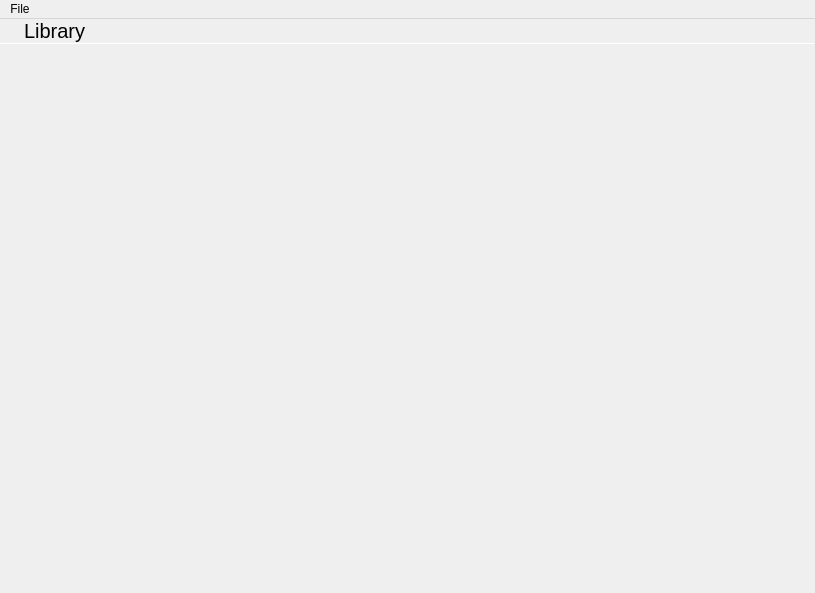
<?xml version="1.0" encoding="UTF-8"?>
<ui version="4.0">
 <class>LibraryWindow</class>
 <widget class="QMainWindow" name="LibraryWindow">
  <property name="geometry">
   <rect>
    <x>0</x>
    <y>0</y>
    <width>815</width>
    <height>593</height>
   </rect>
  </property>
  <property name="windowTitle">
   <string>thePhoto</string>
  </property>
  <property name="autoFillBackground">
   <bool>true</bool>
  </property>
  <widget class="QWidget" name="centralwidget">
   <layout class="QVBoxLayout" name="verticalLayout">
    <property name="spacing">
     <number>0</number>
    </property>
    <property name="leftMargin">
     <number>0</number>
    </property>
    <property name="topMargin">
     <number>0</number>
    </property>
    <property name="rightMargin">
     <number>0</number>
    </property>
    <property name="bottomMargin">
     <number>0</number>
    </property>
    <item>
     <widget class="QWidget" name="headerWidget" native="true">
      <property name="sizePolicy">
       <sizepolicy hsizetype="Preferred" vsizetype="Maximum">
        <horstretch>0</horstretch>
        <verstretch>0</verstretch>
       </sizepolicy>
      </property>
      <property name="autoFillBackground">
       <bool>true</bool>
      </property>
      <layout class="QHBoxLayout" name="horizontalLayout_2">
       <property name="spacing">
        <number>0</number>
       </property>
       <property name="leftMargin">
        <number>0</number>
       </property>
       <property name="topMargin">
        <number>0</number>
       </property>
       <property name="rightMargin">
        <number>0</number>
       </property>
       <property name="bottomMargin">
        <number>0</number>
       </property>
       <item>
        <widget class="QToolButton" name="menuButton">
         <property name="sizePolicy">
          <sizepolicy hsizetype="Preferred" vsizetype="Preferred">
           <horstretch>0</horstretch>
           <verstretch>0</verstretch>
          </sizepolicy>
         </property>
         <property name="text">
          <string/>
         </property>
         <property name="icon">
          <iconset theme="thephoto" resource="resources.qrc">
           <normaloff>:/icons/thephoto.svg</normaloff>:/icons/thephoto.svg</iconset>
         </property>
         <property name="popupMode">
          <enum>QToolButton::InstantPopup</enum>
         </property>
         <property name="autoRaise">
          <bool>true</bool>
         </property>
        </widget>
       </item>
       <item>
        <widget class="tStackedWidget" name="headerBar">
         <property name="currentIndex">
          <number>0</number>
         </property>
         <widget class="QWidget" name="mainHeader">
          <layout class="QHBoxLayout" name="horizontalLayout_3">
           <property name="spacing">
            <number>0</number>
           </property>
           <property name="leftMargin">
            <number>0</number>
           </property>
           <property name="topMargin">
            <number>0</number>
           </property>
           <property name="rightMargin">
            <number>0</number>
           </property>
           <property name="bottomMargin">
            <number>0</number>
           </property>
           <item>
            <widget class="QLabel" name="label">
             <property name="sizePolicy">
              <sizepolicy hsizetype="Expanding" vsizetype="Preferred">
               <horstretch>0</horstretch>
               <verstretch>0</verstretch>
              </sizepolicy>
             </property>
             <property name="font">
              <font>
               <pointsize>15</pointsize>
              </font>
             </property>
             <property name="text">
              <string>Library</string>
             </property>
             <property name="margin">
              <number>9</number>
             </property>
            </widget>
           </item>
          </layout>
         </widget>
         <widget class="QWidget" name="imageHeader">
          <layout class="QHBoxLayout" name="horizontalLayout_4">
           <property name="spacing">
            <number>0</number>
           </property>
           <property name="leftMargin">
            <number>0</number>
           </property>
           <property name="topMargin">
            <number>0</number>
           </property>
           <property name="rightMargin">
            <number>0</number>
           </property>
           <property name="bottomMargin">
            <number>0</number>
           </property>
           <item>
            <widget class="QPushButton" name="backButton">
             <property name="sizePolicy">
              <sizepolicy hsizetype="Preferred" vsizetype="Preferred">
               <horstretch>0</horstretch>
               <verstretch>0</verstretch>
              </sizepolicy>
             </property>
             <property name="text">
              <string/>
             </property>
             <property name="icon">
              <iconset theme="go-previous" resource="icons.qrc">
               <normaloff>:/icons/go-previous.svg</normaloff>:/icons/go-previous.svg</iconset>
             </property>
             <property name="flat">
              <bool>true</bool>
             </property>
            </widget>
           </item>
           <item>
            <widget class="QLabel" name="label_4">
             <property name="sizePolicy">
              <sizepolicy hsizetype="Expanding" vsizetype="Preferred">
               <horstretch>0</horstretch>
               <verstretch>0</verstretch>
              </sizepolicy>
             </property>
             <property name="font">
              <font>
               <pointsize>15</pointsize>
              </font>
             </property>
             <property name="text">
              <string>Image</string>
             </property>
             <property name="margin">
              <number>9</number>
             </property>
            </widget>
           </item>
           <item>
            <widget class="QToolButton" name="editButton">
             <property name="sizePolicy">
              <sizepolicy hsizetype="Preferred" vsizetype="Preferred">
               <horstretch>0</horstretch>
               <verstretch>0</verstretch>
              </sizepolicy>
             </property>
             <property name="text">
              <string/>
             </property>
             <property name="icon">
              <iconset theme="edit-rename">
               <normaloff>.</normaloff>.</iconset>
             </property>
             <property name="autoRaise">
              <bool>true</bool>
             </property>
            </widget>
           </item>
           <item>
            <widget class="QToolButton" name="startSlideshowFromImage">
             <property name="sizePolicy">
              <sizepolicy hsizetype="Minimum" vsizetype="Preferred">
               <horstretch>0</horstretch>
               <verstretch>0</verstretch>
              </sizepolicy>
             </property>
             <property name="text">
              <string/>
             </property>
             <property name="icon">
              <iconset theme="media-playback-start" resource="icons.qrc">
               <normaloff>:/icons/media-playback-start.svg</normaloff>:/icons/media-playback-start.svg</iconset>
             </property>
             <property name="autoRaise">
              <bool>true</bool>
             </property>
            </widget>
           </item>
           <item>
            <widget class="QToolButton" name="deleteButton">
             <property name="sizePolicy">
              <sizepolicy hsizetype="Preferred" vsizetype="Preferred">
               <horstretch>0</horstretch>
               <verstretch>0</verstretch>
              </sizepolicy>
             </property>
             <property name="text">
              <string/>
             </property>
             <property name="icon">
              <iconset theme="edit-delete" resource="icons.qrc">
               <normaloff>:/icons/edit-delete.svg</normaloff>:/icons/edit-delete.svg</iconset>
             </property>
             <property name="popupMode">
              <enum>QToolButton::InstantPopup</enum>
             </property>
             <property name="autoRaise">
              <bool>true</bool>
             </property>
            </widget>
           </item>
          </layout>
         </widget>
         <widget class="QWidget" name="editImageHeader">
          <layout class="QHBoxLayout" name="horizontalLayout_5">
           <property name="spacing">
            <number>0</number>
           </property>
           <property name="leftMargin">
            <number>0</number>
           </property>
           <property name="topMargin">
            <number>0</number>
           </property>
           <property name="rightMargin">
            <number>0</number>
           </property>
           <property name="bottomMargin">
            <number>0</number>
           </property>
           <item>
            <widget class="QPushButton" name="editBackButton">
             <property name="sizePolicy">
              <sizepolicy hsizetype="Preferred" vsizetype="Preferred">
               <horstretch>0</horstretch>
               <verstretch>0</verstretch>
              </sizepolicy>
             </property>
             <property name="text">
              <string/>
             </property>
             <property name="icon">
              <iconset theme="go-previous" resource="icons.qrc">
               <normaloff>:/icons/go-previous.svg</normaloff>:/icons/go-previous.svg</iconset>
             </property>
             <property name="flat">
              <bool>true</bool>
             </property>
            </widget>
           </item>
           <item>
            <widget class="QLabel" name="label_5">
             <property name="sizePolicy">
              <sizepolicy hsizetype="Expanding" vsizetype="Preferred">
               <horstretch>0</horstretch>
               <verstretch>0</verstretch>
              </sizepolicy>
             </property>
             <property name="font">
              <font>
               <pointsize>15</pointsize>
              </font>
             </property>
             <property name="text">
              <string>Edit</string>
             </property>
             <property name="margin">
              <number>9</number>
             </property>
            </widget>
           </item>
           <item>
            <widget class="QToolButton" name="editSaveButton">
             <property name="sizePolicy">
              <sizepolicy hsizetype="Preferred" vsizetype="Preferred">
               <horstretch>0</horstretch>
               <verstretch>0</verstretch>
              </sizepolicy>
             </property>
             <property name="text">
              <string/>
             </property>
             <property name="icon">
              <iconset theme="document-save">
               <normaloff>.</normaloff>.</iconset>
             </property>
             <property name="autoRaise">
              <bool>true</bool>
             </property>
            </widget>
           </item>
          </layout>
         </widget>
        </widget>
       </item>
      </layout>
     </widget>
    </item>
    <item>
     <widget class="Line" name="line">
      <property name="maximumSize">
       <size>
        <width>16777215</width>
        <height>1</height>
       </size>
      </property>
      <property name="orientation">
       <enum>Qt::Horizontal</enum>
      </property>
     </widget>
    </item>
    <item>
     <widget class="tStackedWidget" name="stackedWidget">
      <property name="sizePolicy">
       <sizepolicy hsizetype="Preferred" vsizetype="Expanding">
        <horstretch>0</horstretch>
        <verstretch>0</verstretch>
       </sizepolicy>
      </property>
      <property name="currentIndex">
       <number>2</number>
      </property>
      <widget class="QWidget" name="loadingPage">
       <property name="autoFillBackground">
        <bool>true</bool>
       </property>
       <layout class="QGridLayout" name="gridLayout">
        <item row="0" column="1">
         <spacer name="verticalSpacer">
          <property name="orientation">
           <enum>Qt::Vertical</enum>
          </property>
          <property name="sizeHint" stdset="0">
           <size>
            <width>20</width>
            <height>233</height>
           </size>
          </property>
         </spacer>
        </item>
        <item row="1" column="0">
         <spacer name="horizontalSpacer">
          <property name="orientation">
           <enum>Qt::Horizontal</enum>
          </property>
          <property name="sizeHint" stdset="0">
           <size>
            <width>374</width>
            <height>20</height>
           </size>
          </property>
         </spacer>
        </item>
        <item row="1" column="1">
         <widget class="tCircularSpinner" name="loaderSpinner" native="true">
          <property name="minimumSize">
           <size>
            <width>32</width>
            <height>32</height>
           </size>
          </property>
          <property name="maximumSize">
           <size>
            <width>32</width>
            <height>32</height>
           </size>
          </property>
         </widget>
        </item>
        <item row="1" column="2">
         <spacer name="horizontalSpacer_2">
          <property name="orientation">
           <enum>Qt::Horizontal</enum>
          </property>
          <property name="sizeHint" stdset="0">
           <size>
            <width>373</width>
            <height>20</height>
           </size>
          </property>
         </spacer>
        </item>
        <item row="2" column="1">
         <spacer name="verticalSpacer_2">
          <property name="orientation">
           <enum>Qt::Vertical</enum>
          </property>
          <property name="sizeHint" stdset="0">
           <size>
            <width>20</width>
            <height>233</height>
           </size>
          </property>
         </spacer>
        </item>
       </layout>
      </widget>
      <widget class="QWidget" name="noImagesPage">
       <property name="autoFillBackground">
        <bool>true</bool>
       </property>
       <layout class="QVBoxLayout" name="verticalLayout_3">
        <item>
         <spacer name="verticalSpacer_4">
          <property name="orientation">
           <enum>Qt::Vertical</enum>
          </property>
          <property name="sizeHint" stdset="0">
           <size>
            <width>20</width>
            <height>40</height>
           </size>
          </property>
         </spacer>
        </item>
        <item>
         <widget class="QLabel" name="label_2">
          <property name="font">
           <font>
            <pointsize>20</pointsize>
           </font>
          </property>
          <property name="text">
           <string>Let's get started!</string>
          </property>
          <property name="alignment">
           <set>Qt::AlignCenter</set>
          </property>
         </widget>
        </item>
        <item>
         <widget class="QLabel" name="label_3">
          <property name="text">
           <string>Where should we search for images?</string>
          </property>
          <property name="alignment">
           <set>Qt::AlignCenter</set>
          </property>
         </widget>
        </item>
        <item>
         <layout class="QHBoxLayout" name="horizontalLayout">
          <item>
           <spacer name="horizontalSpacer_3">
            <property name="orientation">
             <enum>Qt::Horizontal</enum>
            </property>
            <property name="sizeHint" stdset="0">
             <size>
              <width>40</width>
              <height>20</height>
             </size>
            </property>
           </spacer>
          </item>
          <item>
           <widget class="QPushButton" name="manageLibraryButton">
            <property name="text">
             <string>Manage Library</string>
            </property>
           </widget>
          </item>
          <item>
           <spacer name="horizontalSpacer_4">
            <property name="orientation">
             <enum>Qt::Horizontal</enum>
            </property>
            <property name="sizeHint" stdset="0">
             <size>
              <width>40</width>
              <height>20</height>
             </size>
            </property>
           </spacer>
          </item>
         </layout>
        </item>
        <item>
         <spacer name="verticalSpacer_3">
          <property name="orientation">
           <enum>Qt::Vertical</enum>
          </property>
          <property name="sizeHint" stdset="0">
           <size>
            <width>20</width>
            <height>40</height>
           </size>
          </property>
         </spacer>
        </item>
       </layout>
      </widget>
      <widget class="ImageGrid" name="libraryPage">
       <property name="autoFillBackground">
        <bool>true</bool>
       </property>
       <layout class="QVBoxLayout" name="verticalLayout_2">
        <property name="leftMargin">
         <number>0</number>
        </property>
        <property name="topMargin">
         <number>0</number>
        </property>
        <property name="rightMargin">
         <number>0</number>
        </property>
        <property name="bottomMargin">
         <number>0</number>
        </property>
       </layout>
      </widget>
     </widget>
    </item>
   </layout>
  </widget>
  <widget class="QMenuBar" name="menubar">
   <property name="geometry">
    <rect>
     <x>0</x>
     <y>0</y>
     <width>815</width>
     <height>22</height>
    </rect>
   </property>
   <widget class="QMenu" name="menuFile">
    <property name="title">
     <string>File</string>
    </property>
    <addaction name="actionManage_Library"/>
    <addaction name="separator"/>
    <addaction name="actionEvent_Mode"/>
    <addaction name="separator"/>
    <addaction name="actionExit"/>
   </widget>
   <addaction name="menuFile"/>
  </widget>
  <action name="actionExit">
   <property name="icon">
    <iconset theme="application-exit" resource="icons.qrc">
     <normaloff>:/icons/application-exit.svg</normaloff>:/icons/application-exit.svg</iconset>
   </property>
   <property name="text">
    <string>Exit</string>
   </property>
   <property name="shortcut">
    <string>Ctrl+Q</string>
   </property>
   <property name="menuRole">
    <enum>QAction::QuitRole</enum>
   </property>
  </action>
  <action name="actionManage_Library">
   <property name="text">
    <string>Manage Library</string>
   </property>
  </action>
  <action name="actionEvent_Mode">
   <property name="text">
    <string>Event Mode</string>
   </property>
  </action>
 </widget>
 <customwidgets>
  <customwidget>
   <class>tCircularSpinner</class>
   <extends>QWidget</extends>
   <header location="global">tcircularspinner.h</header>
   <container>1</container>
  </customwidget>
  <customwidget>
   <class>tStackedWidget</class>
   <extends>QStackedWidget</extends>
   <header location="global">tstackedwidget.h</header>
   <container>1</container>
  </customwidget>
  <customwidget>
   <class>ImageGrid</class>
   <extends>QWidget</extends>
   <header>library/imagegrid.h</header>
   <container>1</container>
   <slots>
    <signal>imageClicked(QRectF,QRectF,ImgDesc)</signal>
   </slots>
  </customwidget>
 </customwidgets>
 <resources>
  <include location="icons.qrc"/>
  <include location="resources.qrc"/>
 </resources>
 <connections/>
</ui>
